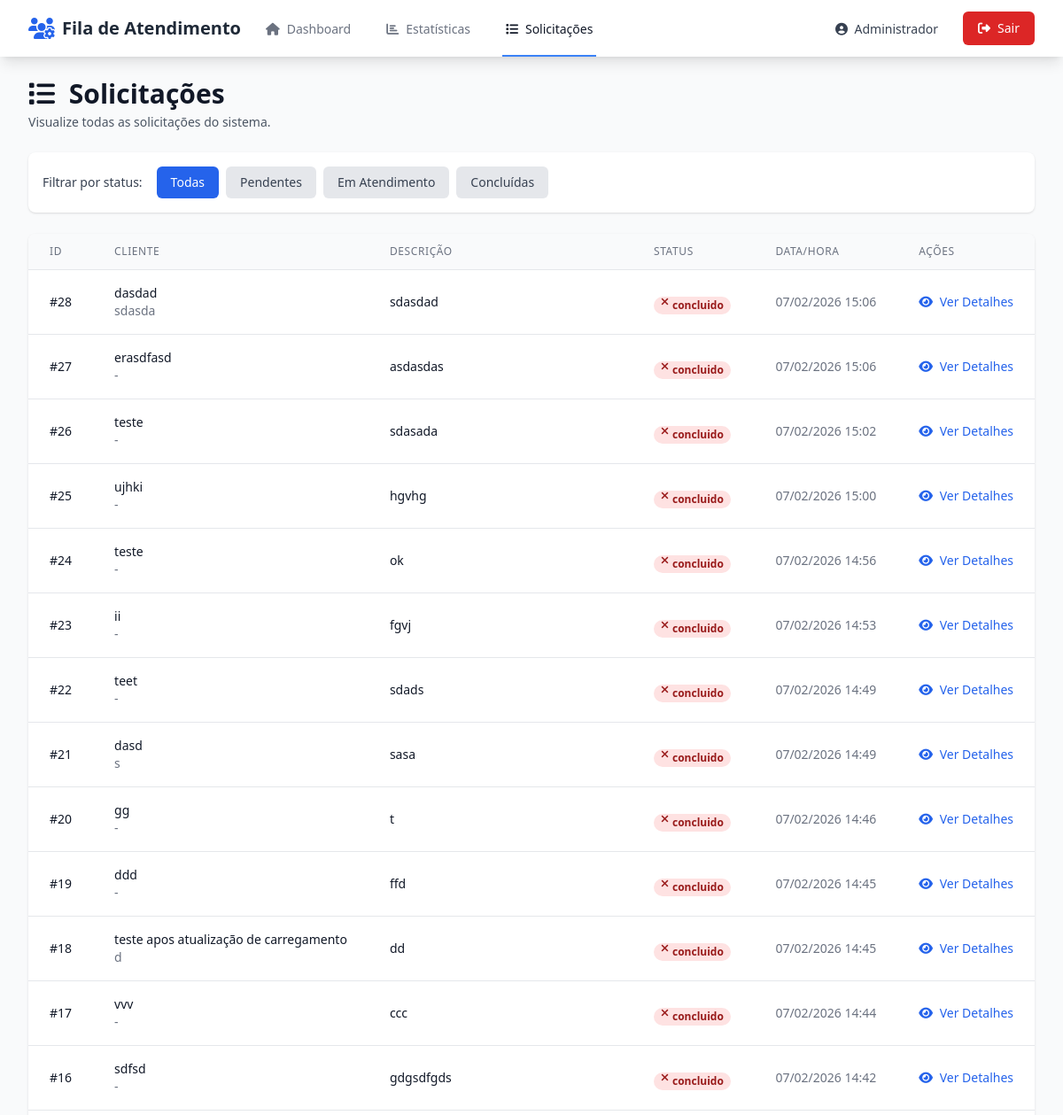
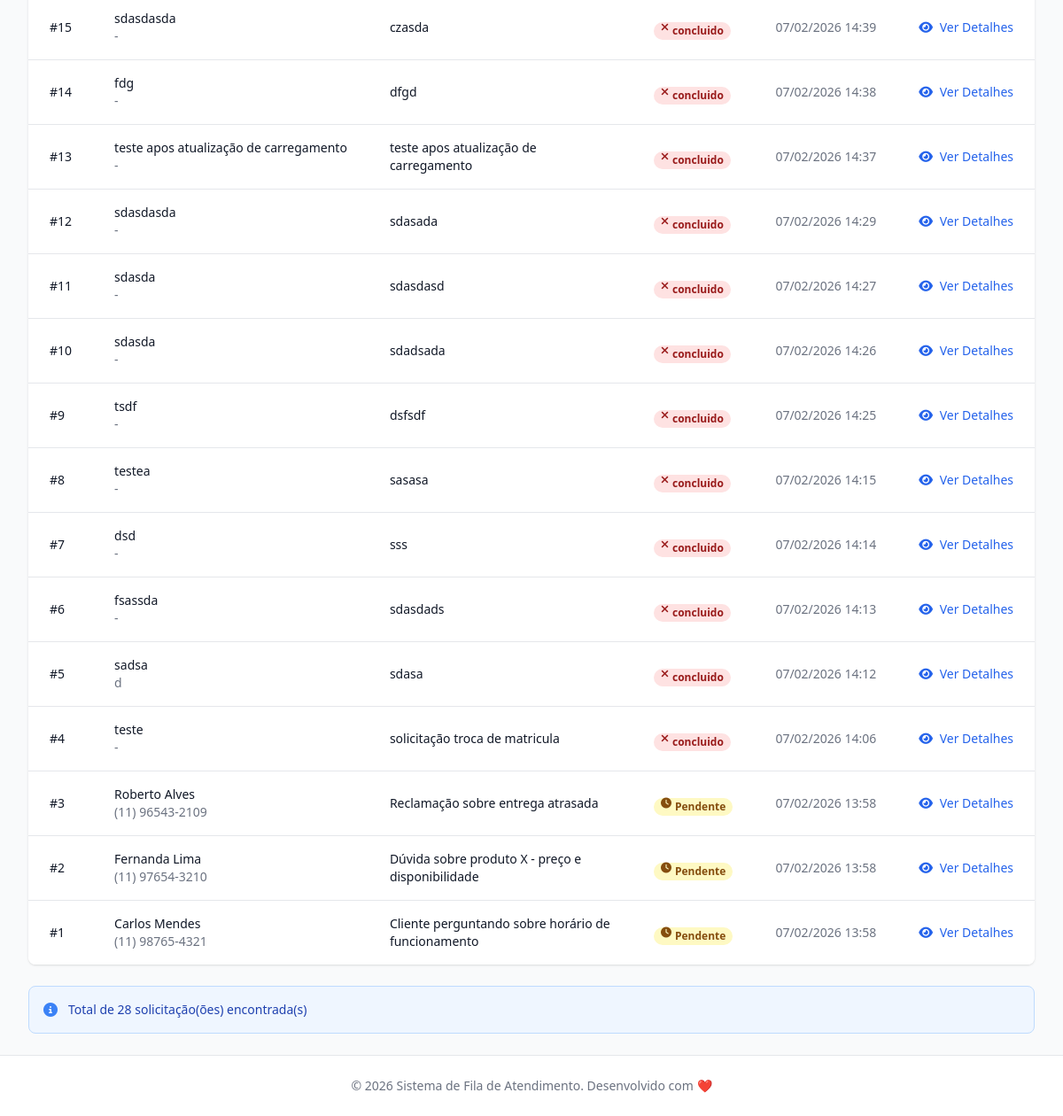
/solicitacoes (signed in), run on the app's committed database (2 pictures, top to bottom).
### app/models.py (models this page shows, shortened)
class Colaborador(UserMixin, db.Model):
    __tablename__ = 'colaboradores'
    id = db.Column(db.Integer, primary_key=True)
    nome = db.Column(db.String(100), nullable=False)
    email = db.Column(db.String(120), unique=True, nullable=False, index=True)
    senha_hash = db.Column(db.String(255), nullable=False)
    esta_disponivel = db.Column(db.Boolean, default=False)
    esta_em_atendimento = db.Column(db.Boolean, default=False)
    posicao_fila = db.Column(db.Integer, nullable=True)
    criado_em = db.Column(db.DateTime, default=datetime.utcnow)
    atualizado_em = db.Column(db.DateTime, default=datetime.utcnow, onupdate=datetime.utcnow)
    atendimentos = db.relationship('Atendimento', backref='colaborador', lazy='dynamic')

class Solicitacao(db.Model):
    __tablename__ = 'solicitacoes'
    id = db.Column(db.Integer, primary_key=True)
    descricao = db.Column(db.Text, nullable=False)
    cliente_nome = db.Column(db.String(100))
    cliente_telefone = db.Column(db.String(20))
    status = db.Column(db.String(20), default='pendente', index=True)
    criado_em = db.Column(db.DateTime, default=datetime.utcnow, index=True)
    atualizado_em = db.Column(db.DateTime, default=datetime.utcnow, onupdate=datetime.utcnow)
    atendimentos = db.relationship('Atendimento', backref='solicitacao', lazy='dynamic')

### app/routes.py (the view)
@main_bp.route('/solicitacoes')
@login_required
def listar_solicitacoes():
    status_filtro = request.args.get('status', 'todas')
    query = Solicitacao.query
    if status_filtro != 'todas':
        query = query.filter_by(status=status_filtro)
    solicitacoes = query.order_by(Solicitacao.criado_em.desc()).all()
    return render_template(
        'solicitacoes.html',
        solicitacoes=solicitacoes,
        status_filtro=status_filtro
    )

### app/templates/solicitacoes.html (shortened to what this page needs)
{% extends "base.html" %}
{% block content %}
<div class="max-w-7xl mx-auto px-4 sm:px-6 lg:px-8">
    <div class="mb-6">
        <h1 class="text-3xl font-bold text-gray-900">
            <i class="fas fa-list mr-2"></i>
            Solicitações
        </h1>
        <p class="mt-1 text-sm text-gray-600">
            Visualize todas as solicitações do sistema.
        </p>
    </div>
    <div class="bg-white shadow rounded-lg p-4 mb-6">
        <div class="flex items-center space-x-4">
            <label class="text-sm font-medium text-gray-700">Filtrar por status:</label>
            <div class="flex space-x-2">
                <a href="{{ url_for('main.listar_solicitacoes', status='todas') }}"
                   class="px-4 py-2 rounded-md text-sm font-medium {% if status_filtro == 'todas' %}bg-blue-600 text-white{% else %}bg-gray-200 text-gray-700 hover:bg-gray-300{% endif %}">
                    Todas
                </a>
                <a href="{{ url_for('main.listar_solicitacoes', status='pendente') }}"
                   class="px-4 py-2 rounded-md text-sm font-medium {% if status_filtro == 'pendente' %}bg-yellow-600 text-white{% else %}bg-gray-200 text-gray-700 hover:bg-gray-300{% endif %}">
                    Pendentes
                </a>
                <a href="{{ url_for('main.listar_solicitacoes', status='em_atendimento') }}"
                   class="px-4 py-2 rounded-md text-sm font-medium {% if status_filtro == 'em_atendimento' %}bg-orange-600 text-white{% else %}bg-gray-200 text-gray-700 hover:bg-gray-300{% endif %}">
                    Em Atendimento
                </a>
                <a href="{{ url_for('main.listar_solicitacoes', status='concluida') }}"
                   class="px-4 py-2 rounded-md text-sm font-medium {% if status_filtro == 'concluida' %}bg-green-600 text-white{% else %}bg-gray-200 text-gray-700 hover:bg-gray-300{% endif %}">
                    Concluídas
                </a>
            </div>
        </div>
    </div>
    <div class="bg-white shadow rounded-lg overflow-hidden">
        {% if solicitacoes %}
        <div class="overflow-x-auto">
            <table class="min-w-full divide-y divide-gray-200">
                <thead class="bg-gray-50">
                    <tr>
                        <th class="px-6 py-3 text-left text-xs font-medium text-gray-500 uppercase tracking-wider">
                            ID
                        </th>
                        <th class="px-6 py-3 text-left text-xs font-medium text-gray-500 uppercase tracking-wider">
                            Cliente
                        </th>
                        <th class="px-6 py-3 text-left text-xs font-medium text-gray-500 uppercase tracking-wider">
                            Descrição
                        </th>
                        <th class="px-6 py-3 text-left text-xs font-medium text-gray-500 uppercase tracking-wider">
                            Status
                        </th>
                        <th class="px-6 py-3 text-left text-xs font-medium text-gray-500 uppercase tracking-wider">
                            Data/Hora
                        </th>
                        <th class="px-6 py-3 text-left text-xs font-medium text-gray-500 uppercase tracking-wider">
                            Ações
                        </th>
                    </tr>
                </thead>
                <tbody class="bg-white divide-y divide-gray-200">
                    {% for solicitacao in solicitacoes %}
                    <tr class="hover:bg-gray-50">
                        <td class="px-6 py-4 whitespace-nowrap text-sm font-medium text-gray-900">
                            #{{ solicitacao.id }}
                        </td>
                        <td class="px-6 py-4 whitespace-nowrap">
                            <div class="text-sm font-medium text-gray-900">
                                {{ solicitacao.cliente_nome or 'Não informado' }}
                            </div>
                            <div class="text-sm text-gray-500">
                                {{ solicitacao.cliente_telefone or '-' }}
                            </div>
                        </td>
                        <td class="px-6 py-4">
                            <div class="text-sm text-gray-900">
                                {{ solicitacao.descricao[:100] }}{% if solicitacao.descricao|length > 100 %}...{% endif %}
                            </div>
                        </td>
                        <td class="px-6 py-4 whitespace-nowrap">
                            {% if solicitacao.status == 'pendente' %}
                                <span class="px-2 inline-flex text-xs leading-5 font-semibold rounded-full bg-yellow-100 text-yellow-800">
                                    <i class="fas fa-clock mr-1"></i> Pendente
                                </span>
                            {% elif solicitacao.status == 'em_atendimento' %}
                                <span class="px-2 inline-flex text-xs leading-5 font-semibold rounded-full bg-orange-100 text-orange-800">
                                    <i class="fas fa-headset mr-1"></i> Em Atendimento
                                </span>
                            {% elif solicitacao.status == 'concluida' %}
                                <span class="px-2 inline-flex text-xs leading-5 font-semibold rounded-full bg-green-100 text-green-800">
                                    <i class="fas fa-check mr-1"></i> Concluída
                                </span>
                            {% elif solicitacao.status == 'pulada' %}
                                <span class="px-2 inline-flex text-xs leading-5 font-semibold rounded-full bg-gray-100 text-gray-800">
                                    <i class="fas fa-forward mr-1"></i> Pulada
                                </span>
                            {% else %}
                                <span class="px-2 inline-flex text-xs leading-5 font-semibold rounded-full bg-red-100 text-red-800">
                                    <i class="fas fa-times mr-1"></i> {{ solicitacao.status }}
                                </span>
                            {% endif %}
                        </td>
                        <td class="px-6 py-4 whitespace-nowrap text-sm text-gray-500">
                            {{ solicitacao.criado_em.strftime('%d/%m/%Y %H:%M') }}
                        </td>
                        <td class="px-6 py-4 whitespace-nowrap text-sm font-medium">
                            <a href="{{ url_for('main.detalhes_solicitacao', solicitacao_id=solicitacao.id) }}"
                               class="text-blue-600 hover:text-blue-900">
                                <i class="fas fa-eye mr-1"></i> Ver Detalhes
                            </a>
                        </td>
                    </tr>
                    {% endfor %}
                </tbody>
            </table>
        </div>
        {% endif %}
    </div>
    <div class="mt-6 bg-blue-50 border border-blue-200 rounded-lg p-4">
        <div class="flex items-center">
            <i class="fas fa-info-circle text-blue-500 mr-3"></i>
            <p class="text-sm text-blue-800">
                Total de {{ solicitacoes|length }} solicitação(ões) encontrada(s)
            </p>
        </div>
    </div>
</div>
{% endblock %}

### app/templates/base.html (shortened to what this page needs)
<!DOCTYPE html>
<html lang="pt-BR">
<head>
    <script src="https://cdn.tailwindcss.com"></script>
    <link rel="stylesheet" href="https://cdnjs.cloudflare.com/ajax/libs/font-awesome/6.4.0/css/all.min.css">
    <link rel="stylesheet" href="{{ url_for('static', filename='css/style.css') }}">
</head>
<body class="bg-gray-50 min-h-screen">
    {% if current_user.is_authenticated %}
    <nav class="bg-white shadow-lg">
        <div class="max-w-7xl mx-auto px-4 sm:px-6 lg:px-8">
            <div class="flex justify-between h-16">
                <div class="flex">
                    <div class="flex-shrink-0 flex items-center">
                        <i class="fas fa-users-cog text-blue-600 text-2xl mr-2"></i>
                        <span class="font-bold text-xl text-gray-800">Fila de Atendimento</span>
                    </div>
                    <div class="hidden sm:ml-6 sm:flex sm:space-x-8">
                        <a href="{{ url_for('main.dashboard') }}"
                           class="{% if request.endpoint == 'main.dashboard' %}border-blue-500 text-gray-900{% else %}border-transparent text-gray-500 hover:border-gray-300 hover:text-gray-700{% endif %} inline-flex items-center px-1 pt-1 border-b-2 text-sm font-medium">
                            <i class="fas fa-home mr-2"></i> Dashboard
                        </a>
                        <a href="{{ url_for('main.estatisticas') }}"
                           class="{% if request.endpoint == 'main.estatisticas' %}border-blue-500 text-gray-900{% else %}border-transparent text-gray-500 hover:border-gray-300 hover:text-gray-700{% endif %} inline-flex items-center px-1 pt-1 border-b-2 text-sm font-medium">
                            <i class="fas fa-chart-bar mr-2"></i> Estatísticas
                        </a>
                        <a href="{{ url_for('main.listar_solicitacoes') }}"
                           class="{% if request.endpoint == 'main.listar_solicitacoes' %}border-blue-500 text-gray-900{% else %}border-transparent text-gray-500 hover:border-gray-300 hover:text-gray-700{% endif %} inline-flex items-center px-1 pt-1 border-b-2 text-sm font-medium">
                            <i class="fas fa-list mr-2"></i> Solicitações
                        </a>
                    </div>
                </div>
                <div class="flex items-center">
                    <div class="flex-shrink-0">
                        <span class="text-gray-700 text-sm mr-4">
                            <i class="fas fa-user-circle mr-1"></i>
                            {{ current_user.nome }}
                        </span>
                    </div>
                    <div class="ml-3">
                        <a href="{{ url_for('auth.logout') }}"
                           class="inline-flex items-center px-4 py-2 border border-transparent text-sm font-medium rounded-md text-white bg-red-600 hover:bg-red-700 focus:outline-none focus:ring-2 focus:ring-offset-2 focus:ring-red-500">
                            <i class="fas fa-sign-out-alt mr-2"></i> Sair
                        </a>
                    </div>
                </div>
            </div>
        </div>
    </nav>
    {% endif %}
    <main class="{% if current_user.is_authenticated %}py-6{% endif %}">
        {% block content %}{% endblock %}
    </main>
    <footer class="bg-white border-t border-gray-200 mt-auto">
        <div class="max-w-7xl mx-auto py-6 px-4 sm:px-6 lg:px-8">
            <p class="text-center text-gray-500 text-sm">
                © 2026 Sistema de Fila de Atendimento. Desenvolvido com ❤️
            </p>
        </div>
    </footer>
</body>
</html>

### app/static/css/style.css (style rules this page uses)
* { transition-property: background-color, border-color, color, fill, stroke; transition-timing-function: cubic-bezier(0.4, 0, 0.2, 1); transition-duration: 150ms; }

### data on the page
Colaborador: nome "Administrador"
Solicitacao: id "28", cliente_nome "dasdad", cliente_telefone "sdasda", descricao "sdasdad", status "concluido", criado_em "07/02/2026 15:06"
Solicitacao: id "27", cliente_nome "erasdfasd", cliente_telefone "-", descricao "asdasdas", status "concluido", criado_em "07/02/2026 15:06"
Solicitacao: id "26", cliente_nome "teste", cliente_telefone "-", descricao "sdasada", status "concluido", criado_em "07/02/2026 15:02"
Solicitacao: id "25", cliente_nome "ujhki", cliente_telefone "-", descricao "hgvhg", status "concluido", criado_em "07/02/2026 15:00"
Solicitacao: id "24", cliente_nome "teste", cliente_telefone "-", descricao "ok", status "concluido", criado_em "07/02/2026 14:56"
Solicitacao: id "23", cliente_nome "ii", cliente_telefone "-", descricao "fgvj", status "concluido", criado_em "07/02/2026 14:53"
Solicitacao: id "22", cliente_nome "teet", cliente_telefone "-", descricao "sdads", status "concluido", criado_em "07/02/2026 14:49"
Solicitacao: id "21", cliente_nome "dasd", cliente_telefone "s", descricao "sasa", status "concluido", criado_em "07/02/2026 14:49"
Solicitacao: id "20", cliente_nome "gg", cliente_telefone "-", descricao "t", status "concluido", criado_em "07/02/2026 14:46"
Solicitacao: id "19", cliente_nome "ddd", cliente_telefone "-", descricao "ffd", status "concluido", criado_em "07/02/2026 14:45"
Solicitacao: id "18", cliente_nome "teste apos atualização de carregamento", cliente_telefone "d", descricao "dd", status "concluido", criado_em "07/02/2026 14:45"
Solicitacao: id "17", cliente_nome "vvv", cliente_telefone "-", descricao "ccc", status "concluido", criado_em "07/02/2026 14:44"
Solicitacao: id "16", cliente_nome "sdfsd", cliente_telefone "-", descricao "gdgsdfgds", status "concluido", criado_em "07/02/2026 14:42"
Solicitacao: id "15", cliente_nome "sdasdasda", cliente_telefone "-", descricao "czasda", status "concluido", criado_em "07/02/2026 14:39"
Solicitacao: id "14", cliente_nome "fdg", cliente_telefone "-", descricao "dfgd", status "concluido", criado_em "07/02/2026 14:38"
Solicitacao: id "13", cliente_nome "teste apos atualização de carregamento", cliente_telefone "-", descricao "teste apos atualização de carregamento", status "concluido", criado_em "07/02/2026 14:37"
Solicitacao: id "12", cliente_nome "sdasdasda", cliente_telefone "-", descricao "sdasada", status "concluido", criado_em "07/02/2026 14:29"
Solicitacao: id "11", cliente_nome "sdasda", cliente_telefone "-", descricao "sdasdasd", status "concluido", criado_em "07/02/2026 14:27"
Solicitacao: id "10", cliente_nome "sdasda", cliente_telefone "-", descricao "sdadsada", status "concluido", criado_em "07/02/2026 14:26"
Solicitacao: id "9", cliente_nome "tsdf", cliente_telefone "-", descricao "dsfsdf", status "concluido", criado_em "07/02/2026 14:25"
Solicitacao: id "8", cliente_nome "testea", cliente_telefone "-", descricao "sasasa", status "concluido", criado_em "07/02/2026 14:15"
Solicitacao: id "7", cliente_nome "dsd", cliente_telefone "-", descricao "sss", status "concluido", criado_em "07/02/2026 14:14"
Solicitacao: id "6", cliente_nome "fsassda", cliente_telefone "-", descricao "sdasdads", status "concluido", criado_em "07/02/2026 14:13"
Solicitacao: id "5", cliente_nome "sadsa", cliente_telefone "d", descricao "sdasa", status "concluido", criado_em "07/02/2026 14:12"
Solicitacao: id "4", cliente_nome "teste", cliente_telefone "-", descricao "solicitação troca de matricula", status "concluido", criado_em "07/02/2026 14:06"
Solicitacao: id "3", cliente_nome "Roberto Alves", cliente_telefone "(11) 96543-2109", descricao "Reclamação sobre entrega atrasada", status "pendente" (drawn), criado_em "07/02/2026 13:58"
Solicitacao: id "2", cliente_nome "Fernanda Lima", cliente_telefone "(11) 97654-3210", descricao "Dúvida sobre produto X - preço e disponibilidade", status "pendente" (drawn), criado_em "07/02/2026 13:58"
Solicitacao: id "1", cliente_nome "Carlos Mendes", cliente_telefone "(11) 98765-4321", descricao "Cliente perguntando sobre horário de funcionamento", status "pendente" (drawn), criado_em "07/02/2026 13:58"

### other printed values
{{ solicitacoes|length }} "28"
